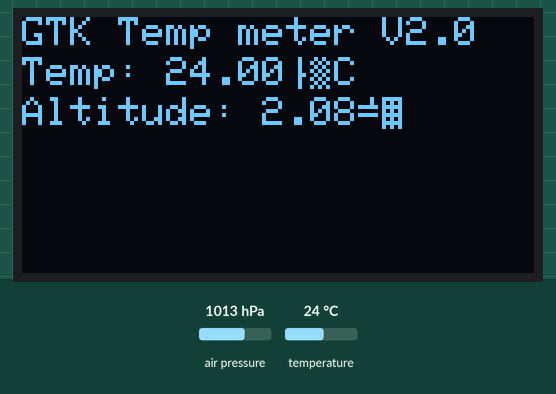
A sketch run on a simulated Arduino Uno, built with avr-gcc and run on an emulated ATmega328P. Parts: 128×64 one-colour display. The test bench sets the inputs (shaded band); at power-on: air pressure 1013 hPa, temperature 24 °C.

Above: at 1.2 s.
1.3 s: air pressure set to 952 hPa
At 2.3 s:
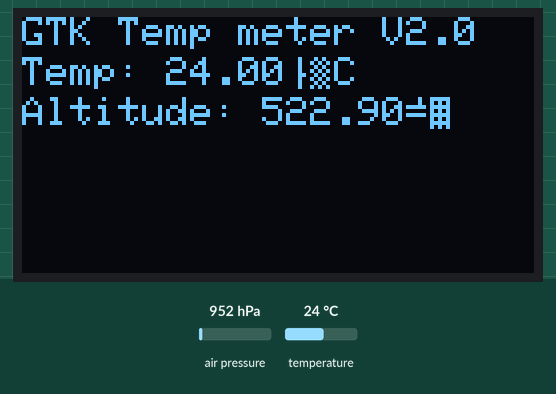
2.8 s: temperature set to 12 °C
At 4.0 s:
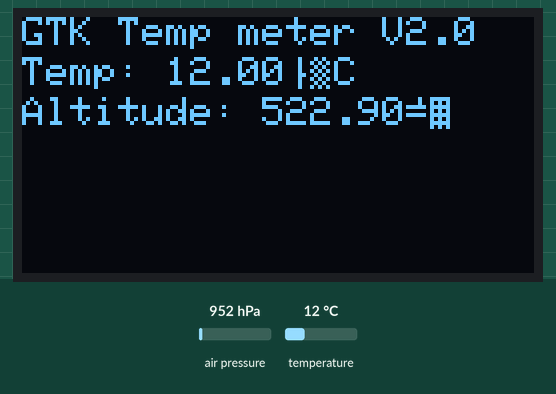
4.3 s: air pressure set to 975 hPa
At 5.5 s:
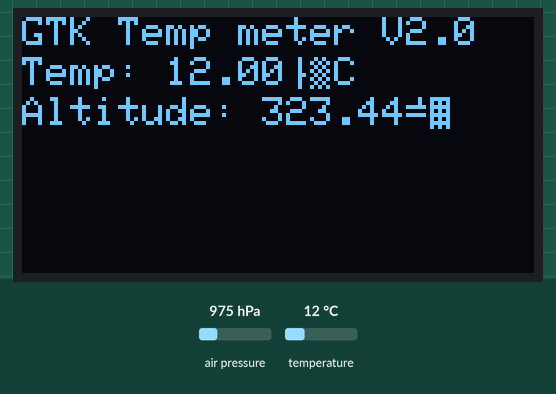
5.8 s: temperature set to 19 °C
Timing chart, 0 to 8.3 s (numbered marks = the images above; inputs shaded):
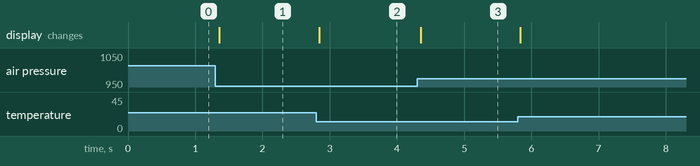

Measured:
- after the input at 1.3 s, the display: changes after 0.06 s (image 1)
- after the input at 2.8 s, the display: changes at once (image 2)
- after the input at 4.3 s, the display: changes after 0.06 s (image 3)

The sketch:

Code.ino
```cpp
#include <Adafruit_SSD1306.h>
#include <splash.h>

#include <Adafruit_GFX.h>
#include <Adafruit_GrayOLED.h>
#include <Adafruit_SPITFT.h>
#include <Adafruit_SPITFT_Macros.h>
#include <gfxfont.h>

#include <Wire.h>
#include <Adafruit_BMP280.h>

#define reset 4 // declaring a reset pin
Adafruit_SSD1306 display(reset); // declaring an object to represent the display

Adafruit_BMP280 bmp; // declaring the bmp 280 object
float temp_; // declaring the temperature variable
float altitude_; // declaring the altitude variable

void setup() {
Serial.begin(9600);
Wire.begin(); // starting the i2c library
display.begin(SSD1306_SWITCHCAPVCC, 0x3C); // initializing the display with the address
bmp.begin(0x76); // initializing the bmp 280 with the address

}

void loop() {
temp_ = bmp.readTemperature(); // setting the temperature variable to read the value
altitude_ = bmp.readAltitude(); // setting the altitude variable to read the value

display.clearDisplay();
display.setTextColor(WHITE); // setting the text colour
display.setTextSize(1); // setting the size of the text
display.setCursor(0,0); // setting the cursor at the top left
display.print("GTK Temp meter V2.0"); // printing this on the top left
display.setCursor(0,10); // setting the cursor at the middle left on the screen
display.print("Temp: "); // printing this on the middle left
display.print(temp_); // printing the temperature value in the same cursor (middle left)
display.print("°C"); // printing the symbol for the temperature
display.setCursor(0,20); // setting the cursor at the bottom left of the screen
display.print("Altitude: "); // printing this on the bottom left
display.print(altitude_); // printing the altitude on the same cursor (bottom left)
display.print("α"); // printing the symbol for the altitude
display.display(); // displaying what was written in the screen
}
```
